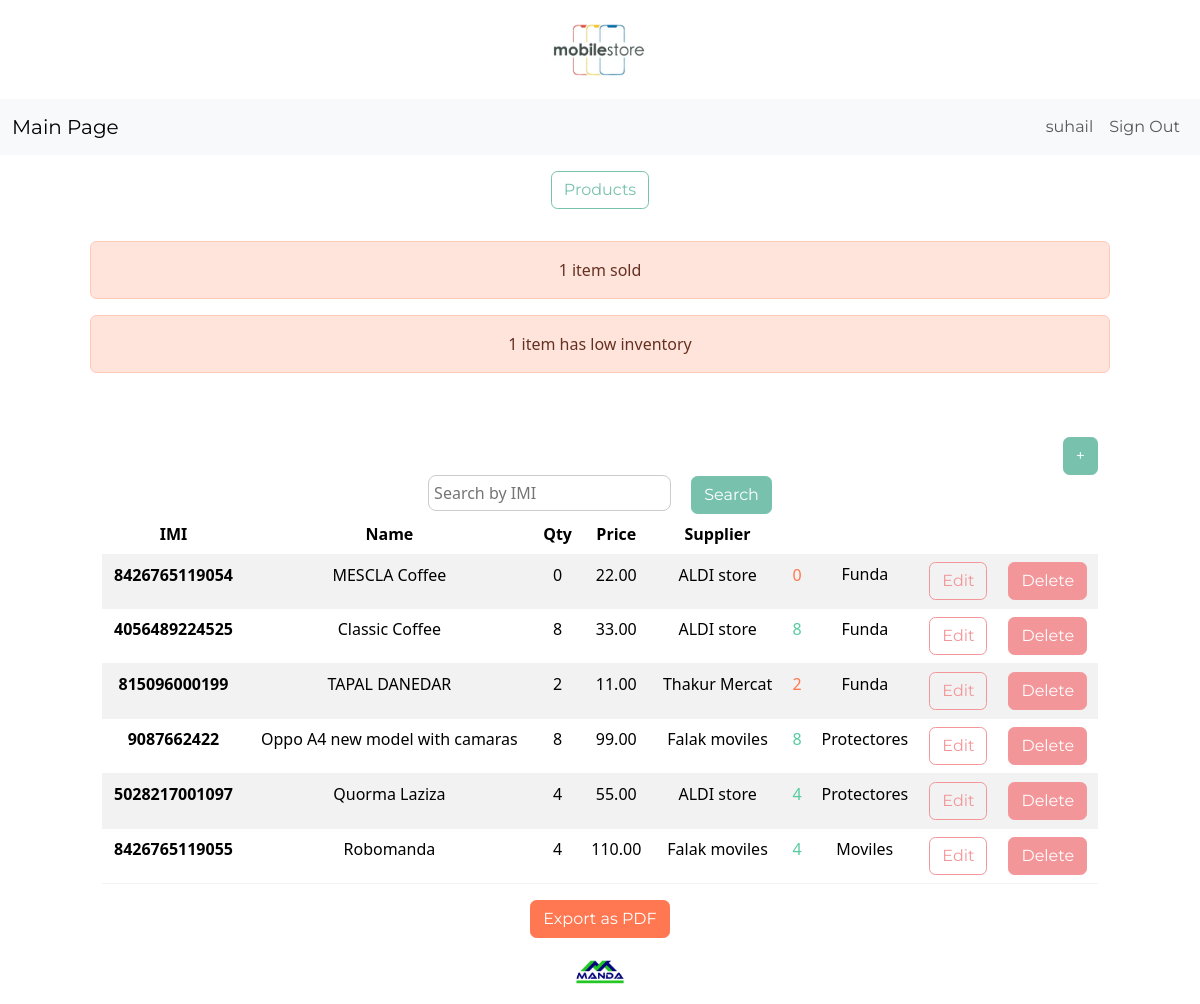
Page /dashboard/ (signed in) on the committed database.
### inventory/models.py (models this page shows, shortened)
class InventoryItem(models.Model):
	imi = models.CharField(max_length=20, unique=True)
	name = models.CharField(max_length=50)
	quantity = models.PositiveIntegerField()
	price = models.DecimalField(max_digits=10, decimal_places=2)
	cost = models.DecimalField(max_digits=10, decimal_places=2)
	supply = models.ForeignKey('SupplierData', max_length=15, on_delete=models.SET_NULL, blank=True, null=True)
	category = models.ForeignKey('Category', max_length=15, on_delete=models.SET_NULL, blank=True, null=True)
	datecrea = models.DateTimeField(auto_now_add=True)
	user = models.ForeignKey(User, on_delete=models.CASCADE)

class SupplierData(models.Model):
	sname = models.CharField(max_length=15)
	sphone = models.IntegerField()
	saddress = models.CharField (max_length=50)
	datecl = models.DateTimeField(auto_now_add=True)
	user = models.ForeignKey(User, on_delete=models.CASCADE)
	def __str__(self):
		return self.sname

class Category(models.Model):
	 name = models.CharField(max_length=100)
	 class Meta:
			verbose_name_plural = 'categories'

### inventory/views.py (the view)
# urls.py: path('dashboard/', Dashboard.as_view(), name='dashboard'),
class Dashboard(LoginRequiredMixin, View):
    def get(self, request):
        items = InventoryItem.objects.filter(user=request.user).order_by('id')
        query = request.GET.get("imi", "").strip()
        if query:
            items = items.filter(imi__icontains=unquote(query))
        sold_items_count = InventoryItem.objects.filter(user=request.user, quantity=0).count()
        low_inventory_count = InventoryItem.objects.filter(user=request.user, quantity__lte=LOW_QUANTITY).exclude(quantity=0).count()
        if sold_items_count > 0:
            messages.error(request, f"{sold_items_count} item{'s' if sold_items_count > 1 else ''} sold")
        if low_inventory_count > 0:
            messages.error(request, f"{low_inventory_count} item{'s' if low_inventory_count > 1 else ''} has low inventory")
        low_inventory_ids = InventoryItem.objects.filter(user=request.user, quantity__lte=LOW_QUANTITY).values_list('id', flat=True)
        return render(request, 'inventory/dashboard.html', {'items': items, 'low_inventory_ids': low_inventory_ids})

### inventory/templates/inventory/dashboard.html (shortened to what this page needs)
{% extends 'inventory/base.html' %}
{% block content %}
<a href="{% url 'index' %}" class="btn btn-outline-primary my-3 mx-4">Products</a>
	{% if messages %}
		<div class="row mt-3">
			{% for message in messages %}
				{% if message.tags == 'error' %}
					<div class="col-md-10 col-12 mx-auto alert alert-danger">
						{{ message }}
					</div>
				{% else %}
					<div class="col-md-10 col-12 mx-auto alert alert-success">
						{{ message }}
					</div>
				{% endif %}
			{% endfor %}
		</div>
	{% endif %}
	<div class="row">
		<div class="col-md-10 col-12 mx-auto mt-5">
			<div class="d-flex justify-content-end">
				<a href="{% url 'add-item' %}" class="btn btn-primary">+</a>
			</div>
			<form method="get" action="{% url 'dashboard' %}">
		<input type="text" name="imi" placeholder="Search by IMI" value="{{ request.GET.imi }}" style="border-radius: 8px; border: 1px solid #ccc; padding: 5px;">
        <button type="submit" class="btn btn-primary ms-3">Search</button>
</form>
			<table class="table table-hover table-striped">
				<thead>
					<tr>
						<th scope="col">IMI</th>
						<th scope="col">Name</th>
						<th scope="col">Qty</th>
						<th scope="col">Price</th>
						<th scope="col">Supplier</th>
						<th scope="col"></th>
					</tr>
				</thead>
				<tbody>
					{% for item in items %}
					<tr>
						<th scope="row">{{ item.imi }}</th>
						<td>{{ item.name }}</td>
						<td>{{ item.quantity }}</td>
						<td>{{ item.price }}</td>
						<td>{{ item.supply}}</td>
						{% if item.id in low_inventory_ids %}
							<td class="text-danger">{{ item.quantity }}</td>
						{% else %}
							<td class="text-success">{{ item.quantity }}</td>
						{% endif %}
						<td>{{ item.category.name }}</td>
						<td><a href="{% url 'edit-item' item.id %}" class="btn btn-outline-secondary">Edit</a></td>
						<td><a href="{% url 'delete-item' item.id %}" class="btn btn-secondary">Delete</a></td>
					</tr>
					{% endfor %}
				</tbody>
			</table>
 <form method="GET" action="{% url 'export_products_pdf' %}">
        <button type="submit" class="btn btn-danger">Export as PDF</button>
    </form>
		</div>
	</div>
{% endblock content %}

### inventory/templates/inventory/navigation.html (shortened to what this page needs)
<nav class="navbar navbar-expand-lg bg-light">
	<div class="container-fluid">
		<a class="navbar-brand" href="{% url 'index' %}">Main Page</a>
		<div class="collapse navbar-collapse justify-content-end" id="navbarNav">
			<ul class="navbar-nav">
				{% if user.is_authenticated %}
					<li class="nav-item">
						<a class="nav-link" href="#">{{ user.username }}</a>
					</li>
					<li class="nav-item">
						<a class="nav-link" href="{% url 'logout' %}">Sign Out</a>
					</li>
				{% endif %}
			</ul>
		</div>
	</div>
</nav>

### rows in the picture
InventoryItem: imi "8426765119054", name "MESCLA Coffee", quantity "0", price "22.00", supply "ALDI store", category.name "Funda"
InventoryItem: imi "4056489224525", name "Classic Coffee", quantity "8", price "33.00", supply "ALDI store", category.name "Funda"
InventoryItem: imi "815096000199", name "TAPAL DANEDAR", quantity "2", price "11.00", supply "Thakur Mercat", category.name "Funda"
InventoryItem: imi "9087662422", name "Oppo A4 new model with camaras", quantity "8", price "99.00", supply "Falak moviles", category.name "Protectores"
InventoryItem: imi "5028217001097", name "Quorma Laziza", quantity "4", price "55.00", supply "ALDI store", category.name "Protectores"
InventoryItem: imi "8426765119055", name "Robomanda", quantity "4", price "110.00", supply "Falak moviles", category.name "Moviles"

### other values in the picture
{{ user.username }} "suhail"
{{ message }} "1 item sold" "1 item has low inventory"
